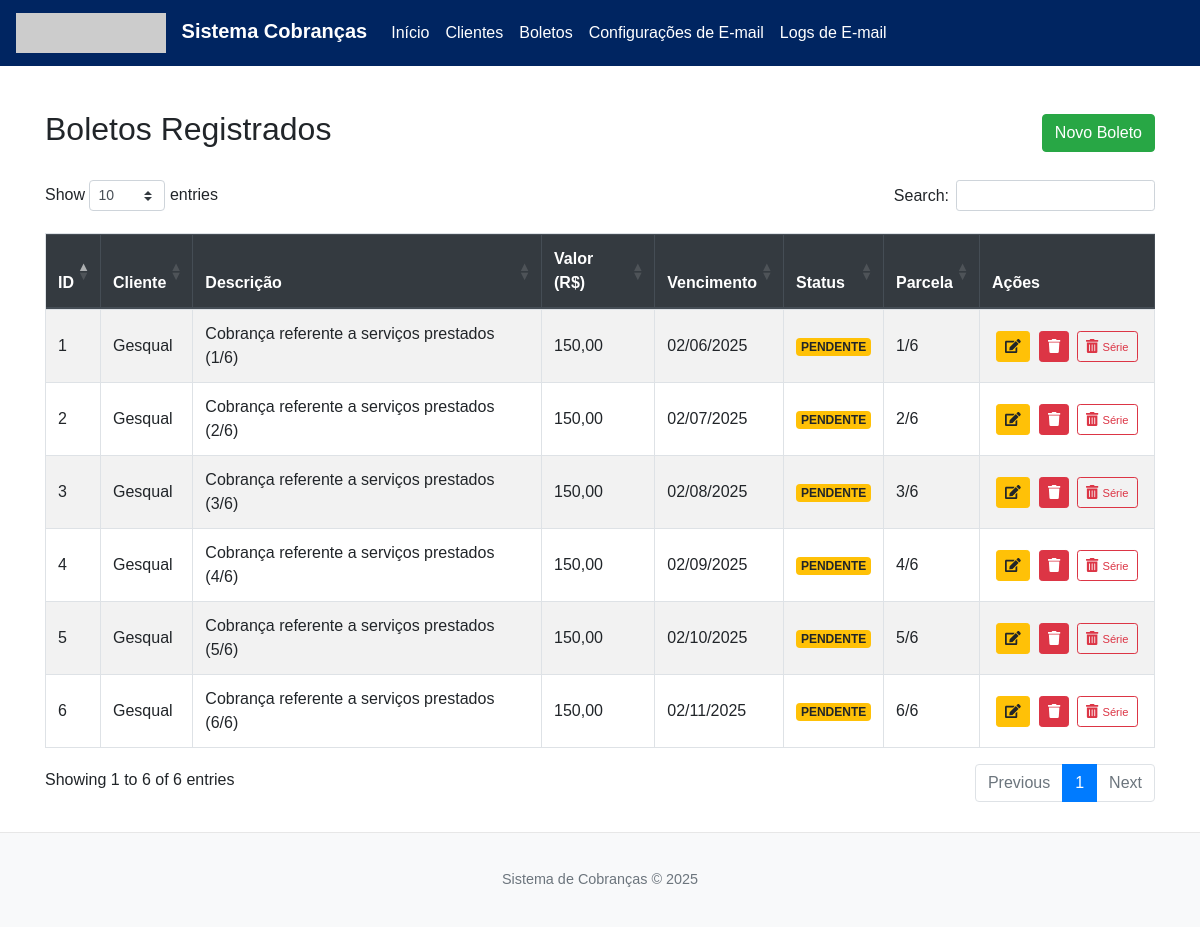
/boletos, run on the app's committed database.
### database.py (models this page shows, shortened)
class Boleto(db.Model):
    __tablename__ = 'boleto'
    id = db.Column(db.Integer, primary_key=True)
    public_id = db.Column(db.String(36), unique=True, nullable=False, default=generate_uuid)
    descricao_base = db.Column(db.String(180), nullable=False, default="Cobrança")
    descricao_completa = db.Column(db.String(200), nullable=True)
    valor = db.Column(db.Float, nullable=False)
    data_vencimento = db.Column(db.Date, nullable=False)
    periodicidade_replicacao = db.Column(db.String(20), nullable=False, default='mensal')
    numero_parcelas = db.Column(db.Integer, nullable=False, default=1)
    grupo_replicacao_id = db.Column(db.String(36), nullable=True)
    parcela_atual = db.Column(db.Integer, default=1, nullable=False)
    cliente_id = db.Column(db.Integer, db.ForeignKey('cliente.id', name='fk_boleto_cliente_id'), nullable=False)
    status = db.Column(db.String(20), nullable=False, default='pendente')
    data_pagamento = db.Column(db.Date, nullable=True)
    __table_args__ = (Index('ix_boleto_public_id', 'public_id'),)

class Cliente(db.Model):
    __tablename__ = 'cliente'
    id = db.Column(db.Integer, primary_key=True)
    public_id = db.Column(db.String(36), unique=True, nullable=False)
    nome = db.Column(db.String(150), nullable=False)
    email_principal = db.Column(db.String(120), unique=True, nullable=True)
    telefone_principal = db.Column(db.String(20), nullable=True)
    contatos = db.relationship('Contato', backref='cliente', lazy=True, cascade="all, delete-orphan")
    boletos = db.relationship('Boleto', backref='cliente', lazy=True, cascade="all, delete-orphan")
    __table_args__ = (Index('ix_cliente_public_id', 'public_id'),)

### app.py (the view)
@main_bp.route('/boletos')
def listar_boletos():
    todos_os_boletos = Boleto.query.join(Cliente).order_by(Boleto.status.asc(), Boleto.data_vencimento.asc(), Boleto.grupo_replicacao_id, Boleto.parcela_atual.asc()).all()
    todos_clientes_para_modal = Cliente.query.order_by(Cliente.nome).all()
    return render_template('boletos.html',
                           lista_completa_boletos=todos_os_boletos,
                           todos_clientes_para_modal=todos_clientes_para_modal)

### database.py (called while the page is built)
@event.listens_for(Engine, "connect")
def _set_sqlite_pragma(dbapi_connection, connection_record):
    if isinstance(dbapi_connection, SQLite3Connection):
        cursor = dbapi_connection.cursor()
        cursor.execute("PRAGMA foreign_keys=ON;")
        cursor.close()

### templates/boletos.html (shortened to what this page needs)
{% extends "base.html" %}
{% block head_extra %}
<link rel="stylesheet" href="https://cdnjs.cloudflare.com/ajax/libs/font-awesome/5.15.3/css/all.min.css">
<link rel="stylesheet" href="https://cdn.datatables.net/1.13.8/css/dataTables.bootstrap4.min.css">
{% endblock %}
{% block content %}
<div class="d-flex justify-content-between align-items-center mb-3">
    <h2>Boletos Registrados</h2>
    <a href="{{ url_for('main.novo_boleto') }}" class="btn btn-success">Novo Boleto</a>
</div>
{% if lista_completa_boletos %}
<div class="table-responsive">
    <table id="boletosTable" class="table table-hover table-striped table-bordered" style="width:100%">
        <thead class="thead-dark">
            <tr>
                <th>ID</th>
                <th>Cliente</th>
                <th>Descrição</th>
                <th>Valor (R$)</th>
                <th>Vencimento</th>
                <th>Status</th>
                <th>Parcela</th>
                <th class="actions-col no-sort">Ações</th>
            </tr>
        </thead>
        <tbody>
            {% for boleto in lista_completa_boletos %}
            <tr>
                <td>{{ boleto.id }}</td>
                <td>{{ boleto.cliente.nome }}</td>
                <td>{{ boleto.descricao_completa }}</td>
                <td>{{ "%.2f"|format(boleto.valor)|replace('.', ',') }}</td>
                <td>{{ boleto.data_vencimento.strftime('%d/%m/%Y') }}</td>
                <td>
                    {% if boleto.status == 'pago' %}<span class="badge badge-success">PAGO</span>
                    {% elif boleto.status == 'pendente' %}<span class="badge badge-warning">PENDENTE</span>
                    {% elif boleto.status == 'cancelado' %}<span class="badge badge-danger">CANCELADO</span>
                    {% else %}<span class="badge badge-secondary">{{ boleto.status|capitalize }}</span>{% endif %}
                </td>
                <td>{{ boleto.parcela_atual }}/{{ boleto.numero_parcelas }}</td>
                <td class="actions-col text-center">
                    <button class="btn btn-warning btn-sm btn-editar-boleto-modal-boletoshtml"
                            data-toggle="modal"
                            data-target="#modalEdicaoBoleto_BoletosHTML"
                            data-public-id="{{ boleto.public_id }}">
                        <i class="fas fa-edit"></i>
                    </button>
                    <button class="btn btn-danger btn-sm" data-toggle="modal" data-target="#confirmDeleteBoletoModal_{{ boleto.public_id }}" {% if boleto.status == 'pago' %}disabled{% endif %}>
                        <i class="fas fa-trash"></i>
                    </button>
                    {% if boleto.numero_parcelas > 1 and boleto.grupo_replicacao_id %}
                    <button class="btn btn-outline-danger btn-sm" data-toggle="modal" data-target="#confirmDeleteGrupoBoletoModal_{{ boleto.grupo_replicacao_id.replace('-', '') }}" {% if boleto.status == 'pago' %}disabled{% endif %}>
                        <i class="fas fa-trash-alt"></i> <small>Série</small>
                    </button>
                    {% endif %}
                </td>
            </tr>
            {% endfor %}
        </tbody>
    </table>
</div>
{% else %}
<p class="text-muted">Nenhum boleto registrado.</p>
{% endif %}
{% endblock %}

### templates/base.html (shortened to what this page needs)
<!DOCTYPE html>
<html lang="pt-BR">
<head>
    <link href="https://stackpath.bootstrapcdn.com/bootstrap/4.5.2/css/bootstrap.min.css" rel="stylesheet">
    <link rel="stylesheet" href="{{ url_for('static', filename='style.css') }}">
    {% block head_extra %}{% endblock %}
</head>
<body>
    <nav class="navbar navbar-expand-lg navbar-custom mb-4">
        <a class="navbar-brand" href="{{ url_for('main.index') }}">
            <img src="https://gesqual.com.br/wp-content/uploads/2025/02/Programa-de-indicacao-1.png" alt="Logo Sistema de Cobranças"
                 onerror="this.onerror=null; this.src='https://placehold.co/150x40/002561/FFFFFF?text=LogoIndisponivel';">
            Sistema Cobranças
        </a>
        <div class="collapse navbar-collapse" id="navbarNav">
            <ul class="navbar-nav mr-auto">
                <li class="nav-item"><a class="nav-link" href="{{ url_for('main.index') }}">Início</a></li>
                <li class="nav-item"><a class="nav-link" href="{{ url_for('main.listar_clientes') }}">Clientes</a></li>
                <li class="nav-item"><a class="nav-link" href="{{ url_for('main.listar_boletos') }}">Boletos</a></li>
                <li class="nav-item"><a class="nav-link" href="{{ url_for('main.configuracoes_email') }}">Configurações de E-mail</a></li>
                <li class="nav-item"><a class="nav-link" href="{{ url_for('main.listar_logs_email') }}">Logs de E-mail</a></li>
            </ul>
        </div>
    </nav>
    <div class="container">{% block content %}{% endblock %}</div>
    <footer class="footer mt-auto py-3 bg-light text-center">
        <div class="container"><span class="text-muted">Sistema de Cobranças &copy; <script>document.write(new Date().getFullYear())</script></span></div>
    </footer>
</body>
</html>

### static/style.css (style rules this page uses)
body { display: flex; flex-direction: column; min-height: 100vh; font-family: 'Arial', sans-serif; }
.container { flex: 1; padding-top: 20px; padding-bottom: 20px; }
.footer { background-color: #f8f9fa; padding: 1rem 0; text-align: center; font-size: 0.9em; border-top: 1px solid #e7e7e7; }
.navbar-brand { font-weight: bold; }
.table th, .table td { vertical-align: middle; }
.actions-col { width: 150px; text-align: center; }
.btn-sm { margin-right: 5px; }

### templates/base.html (style rules this page uses)
.navbar-custom { background-color: #002561 !important; }
.navbar-custom .navbar-brand img { height: 40px; margin-right: 10px; }
.navbar-custom .navbar-brand, .navbar-custom .nav-link { color: #ffffff !important; }

### templates/boletos.html (style rules this page uses)
#boletosTable .actions-col { white-space: nowrap; }
#boletosTable .actions-col .btn { margin: 0 2px; }

### data on the page
Boleto: id "1", cliente.nome "Gesqual", descricao_completa "Cobrança referente a serviços prestados (1/6)", valor "150,00", data_vencimento "02/06/2025", status "PENDENTE", parcela_atual "1", numero_parcelas "6"
Boleto: id "2", cliente.nome "Gesqual", descricao_completa "Cobrança referente a serviços prestados (2/6)", valor "150,00", data_vencimento "02/07/2025", status "PENDENTE", parcela_atual "2", numero_parcelas "6"
Boleto: id "3", cliente.nome "Gesqual", descricao_completa "Cobrança referente a serviços prestados (3/6)", valor "150,00", data_vencimento "02/08/2025", status "PENDENTE", parcela_atual "3", numero_parcelas "6"
Boleto: id "4", cliente.nome "Gesqual", descricao_completa "Cobrança referente a serviços prestados (4/6)", valor "150,00", data_vencimento "02/09/2025", status "PENDENTE", parcela_atual "4", numero_parcelas "6"
Boleto: id "5", cliente.nome "Gesqual", descricao_completa "Cobrança referente a serviços prestados (5/6)", valor "150,00", data_vencimento "02/10/2025", status "PENDENTE", parcela_atual "5", numero_parcelas "6"
Boleto: id "6", cliente.nome "Gesqual", descricao_completa "Cobrança referente a serviços prestados (6/6)", valor "150,00", data_vencimento "02/11/2025", status "PENDENTE", parcela_atual "6", numero_parcelas "6"
